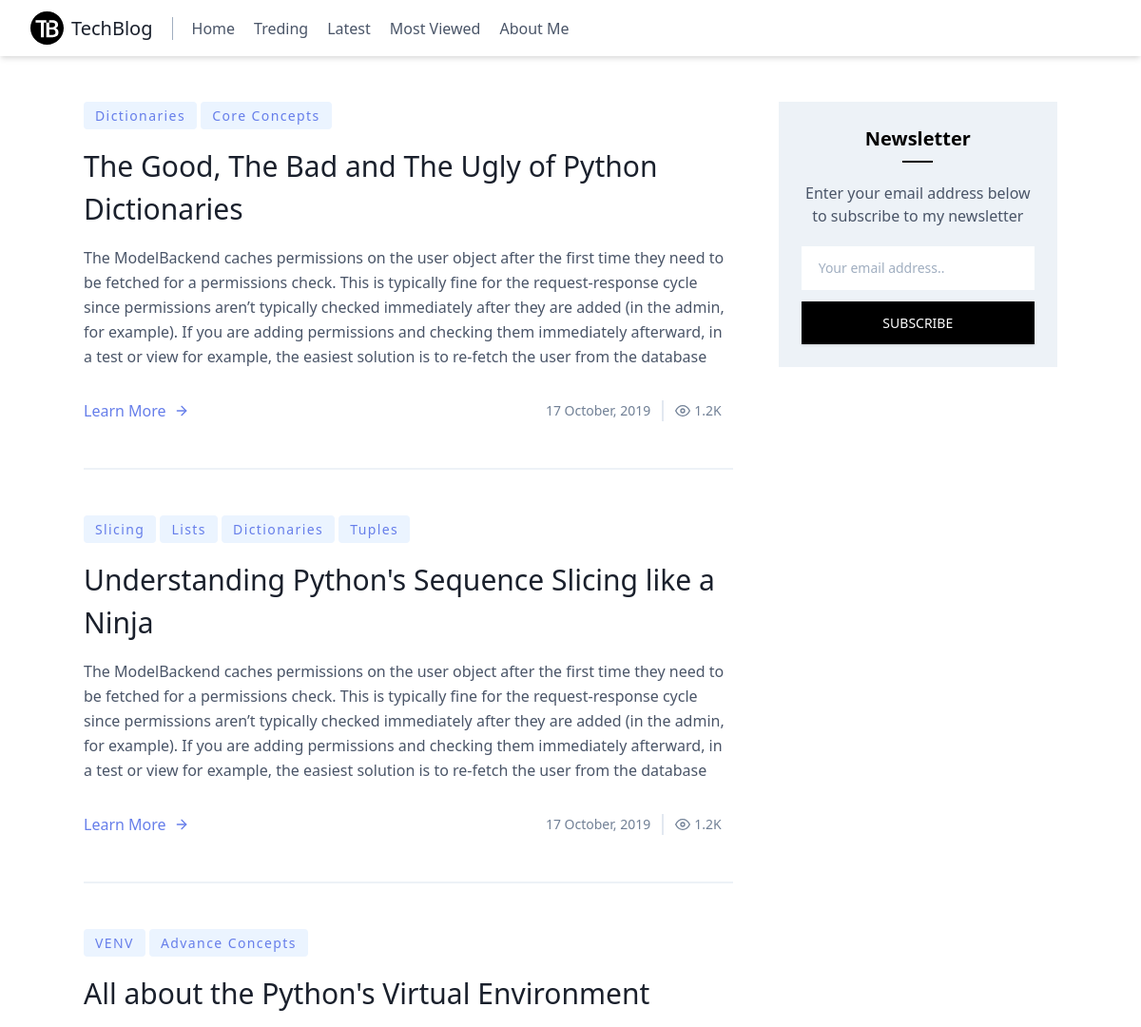
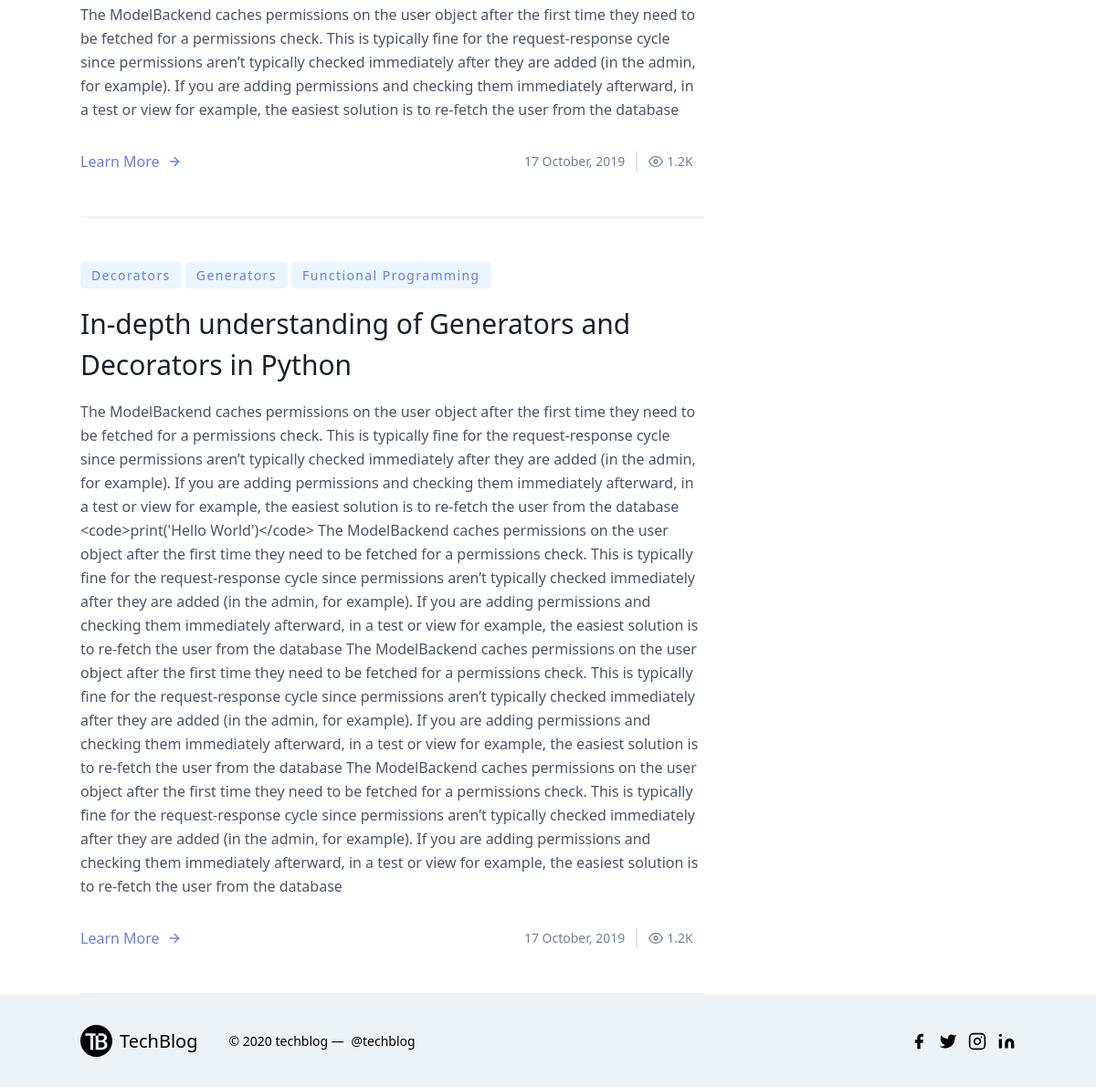
The page / on the database its author committed (2 pictures, top to bottom).
### blog/models.py (models this page shows, shortened)
class Tag(models.Model):
    name = models.CharField(max_length=100)
    def __str__(self):
        return self.name

class Post(models.Model):
    title = models.CharField(max_length=100)
    content = models.TextField()
    tags = models.ManyToManyField(Tag, related_name="tags", blank=True)
    date_posted = models.DateTimeField(default=timezone.now)
    author = models.ForeignKey(User, on_delete=models.CASCADE)

### blog/views.py (the view)
# urls.py: path('', views.home, name="blog-home"),
def home(request):
    context = {
        'posts': Post.objects.all()
    }
    return render(request, 'blog/home.html', context)

### blog/templates/blog/home.html
{% extends 'blog/base.html' %}
{% block content %}
    <section class="flex text-gray-700">
        <div class="md:w-2/3">
            {% for post in posts %}
                <article class="px-5 py-8 md:px-0 md:py-12 border-b-2 border-gray-200">
                    {% for tag in post.tags.all %}
                        <span class="inline-block py-1 px-3 rounded bg-indigo-100 text-indigo-500 text-sm font-medium tracking-widest">
                            {{ tag }}
                        </span>
                    {% endfor %}
                    <h2 class="sm:text-3xl text-2xl title-font font-medium text-gray-900 mt-4 mb-4">{{ post.title }}</h2>
                    <p class="leading-relaxed mb-8">{{ post.content }}</p>
                    <div class="flex items-center flex-wrap mt-auto w-full">
                        <a class="text-indigo-500 inline-flex items-center">
                            Learn More
                            <svg class="w-4 h-4 ml-2" viewBox="0 0 24 24" stroke="currentColor" stroke-width="2" fill="none" stroke-linecap="round" stroke-linejoin="round">
                                <path d="M5 12h14"></path>
                                <path d="M12 5l7 7-7 7"></path>
                            </svg>
                        </a>
                        <span class="text-gray-600 leading-none text-sm ml-auto pr-3 py-1 border-r-2 border-gray-300">
                            <span>{{ post.date_posted|date:"d F, Y" }}</span>
                        </span>
                        <span class="text-gray-600 mr-3 inline-flex items-center leading-none text-sm py-1 pl-3">
                            <svg class="w-4 h-4 mr-1" stroke="currentColor" stroke-width="2" fill="none" stroke-linecap="round" stroke-linejoin="round" viewBox="0 0 24 24">
                                <path d="M1 12s4-8 11-8 11 8 11 8-4 8-11 8-11-8-11-8z"></path>
                                <circle cx="12" cy="12" r="3"></circle>
                            </svg>
                            <span>1.2K</span>
                        </span>
                    </div>
                </article>
            {% endfor %}
        </div>
        <div class="md:w-1/3 md:pl-12">
            <div class="bg-gray-200 text-center mx-5 my-8 md:mx-0 md:my-12 px-6 py-6">
                <p class="text-xl text-black font-bold mb-2">Newsletter</p>
                <p class="w-8 border-b-2 border-black mx-auto mb-5"></p>
                <p class="mb-5">Enter your email address below to subscribe to my newsletter</p>
                <form class="w-full">
                    <input class="w-full py-3 px-4 border-2 border-white text-sm text-gray-700 leading-tight appearance-none focus:outline-none focus:border-black mb-3" type="text" placeholder="Your email address..">
                    <button class="w-full py-3 px-4 bg-black text-white text-sm shadow" type="button">SUBSCRIBE</button>
                </form>
            </div>
        </div>
    </section>
{% endblock content %}

### rows shown on the page
Post: title "The Good, The Bad and The Ugly of Python Dictionaries", content "The ModelBackend caches permissions on the user object after the first time they need to be fetched for a permissions check. This is typically fine for the request-response cycle since permissions aren’t typically checked immediately after they are added (in the admin, for example). If you are adding permissions and checking them immediately afterward, in a test or view for example, the easiest solution is to re-fetch the user from the database", date_posted "17 October, 2019"
Tag: name "Dictionaries"
Tag: name "Core Concepts"
Post: title "Understanding Python's Sequence Slicing like a Ninja", content "The ModelBackend caches permissions on the user object after the first time they need to be fetched for a permissions check. This is typically fine for the request-response cycle since permissions aren’t typically checked immediately after they are added (in the admin, for example). If you are adding permissions and checking them immediately afterward, in a test or view for example, the easiest solution is to re-fetch the user from the database", date_posted "17 October, 2019"
Tag: name "Slicing"
Tag: name "Lists"
Tag: name "Tuples"
Post: title "All about the Python's Virtual Environment", content "The ModelBackend caches permissions on the user object after the first time they need to be fetched for a permissions check. This is typically fine for the request-response cycle since permissions aren’t typically checked immediately after they are added (in the admin, for example). If you are adding permissions and checking them immediately afterward, in a test or view for example, the easiest solution is to re-fetch the user from the database", date_posted "17 October, 2019"
Tag: name "VENV"
Tag: name "Advance Concepts"
Post: title "In-depth understanding of Generators and Decorators in Python", content "The ModelBackend caches permissions on the user object after the first time they need to be fetched for a permissions check. This is typically fine for the request-response cycle since permissions aren’t typically checked immediately after they are added (in the admin, for example). If you are adding permissions and checking them immediately afterward, in a test or view for example, the easiest solution is to re-fetch the user from the database <code>print('Hello World')</code> The ModelBackend caches permissions on the user object after the first time they need to be fetched for a permissions check. This is typically fine for the request-response cycle since permissions aren’t typically…", date_posted "17 October, 2019"
Tag: name "Decorators"
Tag: name "Generators"
Tag: name "Functional Programming"
